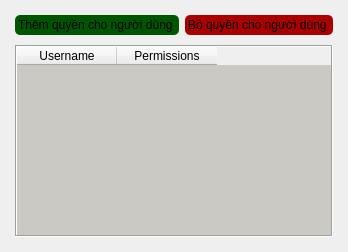
         <widget class="QWidget" name="stackedWidgetPage2">
          <property name="palette">
           <palette>
            <active/>
            <inactive/>
            <disabled/>
           </palette>
          </property>
          <property name="styleSheet">
           <string notr="true">#add_permission_button::hover{
background-color: rgb(0, 116, 0);
}

#add_permission_button {
background-color:rgb(0, 85, 0);
border:none;
padding:3px;
border-radius:5px;
}

#remove_permission_button::hover{
background-color:rgb(200, 0, 0)
}
#remove_permission_button {
background-color:rgb(170, 0, 0);
border:none;
padding:3px;
border-radius:5px;
}
</string>
          </property>
          <layout class="QGridLayout" name="gridLayout_3">
           <property name="leftMargin">
            <number>0</number>
           </property>
           <property name="topMargin">
            <number>0</number>
           </property>
           <property name="rightMargin">
            <number>0</number>
           </property>
           <property name="bottomMargin">
            <number>0</number>
           </property>
           <item row="0" column="0">
            <widget class="QFrame" name="verticalFrame">
             <property name="frameShape">
              <enum>QFrame::Shape::NoFrame</enum>
             </property>
             <property name="frameShadow">
              <enum>QFrame::Shadow::Raised</enum>
             </property>
             <property name="lineWidth">
              <number>0</number>
             </property>
             <layout class="QVBoxLayout" name="verticalLayout_9">
              <property name="spacing">
               <number>10</number>
              </property>
              <property name="leftMargin">
               <number>15</number>
              </property>
              <property name="topMargin">
               <number>15</number>
              </property>
              <property name="rightMargin">
               <number>15</number>
              </property>
              <property name="bottomMargin">
               <number>15</number>
              </property>
              <item>
               <widget class="QFrame" name="group_button">
                <property name="sizePolicy">
                 <sizepolicy hsizetype="Maximum" vsizetype="Maximum">
                  <horstretch>0</horstretch>
                  <verstretch>0</verstretch>
                 </sizepolicy>
                </property>
                <property name="frameShape">
                 <enum>QFrame::Shape::NoFrame</enum>
                </property>
                <property name="frameShadow">
                 <enum>QFrame::Shadow::Plain</enum>
                </property>
                <property name="midLineWidth">
                 <number>1</number>
                </property>
                <layout class="QHBoxLayout" name="horizontalLayout_2">
                 <property name="spacing">
                  <number>6</number>
                 </property>
                 <property name="leftMargin">
                  <number>0</number>
                 </property>
                 <property name="topMargin">
                  <number>0</number>
                 </property>
                 <property name="rightMargin">
                  <number>0</number>
                 </property>
                 <property name="bottomMargin">
                  <number>0</number>
                 </property>
                 <item>
                  <widget class="QPushButton" name="add_permission_button">
                   <property name="sizePolicy">
                    <sizepolicy hsizetype="Maximum" vsizetype="Maximum">
                     <horstretch>0</horstretch>
                     <verstretch>0</verstretch>
                    </sizepolicy>
                   </property>
                   <property name="text">
                    <string>Thêm quyền cho người dùng </string>
                   </property>
                   <property name="icon">
                    <iconset resource="../resources.qrc">
                     <normaloff>:/icons_white/icons/icons_white/user-check.svg</normaloff>:/icons_white/icons/icons_white/user-check.svg</iconset>
                   </property>
                  </widget>
                 </item>
                 <item>
                  <widget class="QPushButton" name="remove_permission_button">
                   <property name="sizePolicy">
                    <sizepolicy hsizetype="Maximum" vsizetype="Maximum">
                     <horstretch>0</horstretch>
                     <verstretch>0</verstretch>
                    </sizepolicy>
                   </property>
                   <property name="text">
                    <string>Bỏ quyền cho người dùng </string>
                   </property>
                   <property name="icon">
                    <iconset resource="../resources.qrc">
                     <normaloff>:/icons_white/icons/icons_white/user-x.svg</normaloff>:/icons_white/icons/icons_white/user-x.svg</iconset>
                   </property>
                  </widget>
                 </item>
                </layout>
               </widget>
              </item>
              <item>
               <widget class="QTableWidget" name="user_permission_table">
                <property name="palette">
                 <palette>
                  <active>
                   <colorrole role="Base">
                    <brush brushstyle="SolidPattern">
                     <color alpha="255">
                      <red>203</red>
                      <green>201</green>
                      <blue>196</blue>
                     </color>
                    </brush>
                   </colorrole>
                   <colorrole role="Window">
                    <brush brushstyle="SolidPattern">
                     <color alpha="255">
                      <red>203</red>
                      <green>201</green>
                      <blue>196</blue>
                     </color>
                    </brush>
                   </colorrole>
                  </active>
                  <inactive>
                   <colorrole role="Base">
                    <brush brushstyle="SolidPattern">
                     <color alpha="255">
                      <red>203</red>
                      <green>201</green>
                      <blue>196</blue>
                     </color>
                    </brush>
                   </colorrole>
                   <colorrole role="Window">
                    <brush brushstyle="SolidPattern">
                     <color alpha="255">
                      <red>203</red>
                      <green>201</green>
                      <blue>196</blue>
                     </color>
                    </brush>
                   </colorrole>
                  </inactive>
                  <disabled>
                   <colorrole role="Base">
                    <brush brushstyle="SolidPattern">
                     <color alpha="255">
                      <red>203</red>
                      <green>201</green>
                      <blue>196</blue>
                     </color>
                    </brush>
                   </colorrole>
                   <colorrole role="Window">
                    <brush brushstyle="SolidPattern">
                     <color alpha="255">
                      <red>203</red>
                      <green>201</green>
                      <blue>196</blue>
                     </color>
                    </brush>
                   </colorrole>
                  </disabled>
                 </palette>
                </property>
                <property name="styleSheet">
                 <string notr="true"/>
                </property>
                <property name="frameShape">
                 <enum>QFrame::Shape::Box</enum>
                </property>
                <property name="midLineWidth">
                 <number>0</number>
                </property>
                <column>
                 <property name="text">
                  <string>Username</string>
                 </property>
                </column>
                <column>
                 <property name="text">
                  <string>Permissions</string>
                 </property>
                </column>
               </widget>
              </item>
             </layout>
            </widget>
           </item>
          </layout>
         </widget>
